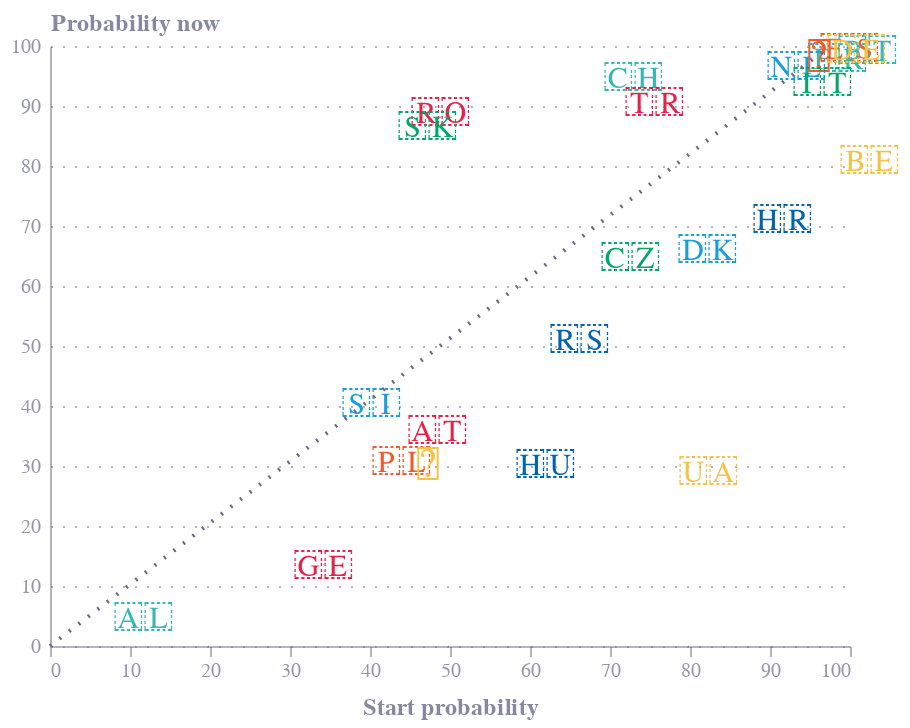

The notebook cell saved with this chart:
### Markdown cell above
# Update

### Code cell
flag_emoji = {
  "france": "🇫🇷",
  "spain": "🇪🇸",
  "netherlands": "🇳🇱",
  "belgium": "🇧🇪",
  "england": "🏴",
  "portugal": "🇵🇹",
  "italy": "🇮🇹",
  "germany": "🇩🇪",
  "croatia": "🇭🇷",
  "denmark": "🇩🇰",
  "switzerland": "🇨🇭",
  "ukraine": "🇺🇦",
  "austria": "🇦🇹",
  "serbia": "🇷🇸",
  "hungary": "🇭🇺",
  "poland": "🇵🇱",
  "turkey": "🇹🇷",
  "czech rep": "🇨🇿",
  "scotland": "🏴",
  "slovenia": "🇸🇮",
  "romania": "🇷🇴",
  "slovakia": "🇸🇰",
  "georgia": "🇬🇪",
  "albania": "🇦🇱"
}

df = pd.read_csv("euros-sim-summary-2024-06-19.csv")
series = {
    'Freq.l16' : "Last 16",
    'Freq.qf' : "Quarter Finals",
    'Freq.sf' : "Semi Finals",
    'Freq.f' : "Final",
    'Freq' : "Win"
}

df = df.rename(columns=series)

df['Win'] = df['Win'].fillna(0)
df = df[['team1', 'Last 16']]
updated_df = df.copy()

df = pd.merge(unmelted_df[['team1', 'elostrength1', 'Last 16']] , df, on='team1', suffixes=('_before', '_after'))

df['flag'] = df['team1'].map(flag_emoji)

base = alt.Chart(df).encode(
    x=alt.X('Last 16_before:Q',
            axis=alt.Axis(titleY=25),
            scale=alt.Scale(zero=False),
             title='Start probability'),
    y=alt.Y('Last 16_after:Q', 
            axis=alt.Axis(titleY=-5),
            title="Probability now"),
    color=alt.Color('team1:N',
                    legend=None
    )
)

circles = base.mark_circle()

flag = base.mark_text(
    align='left',
    baseline='middle',
    dx=5,
    dy=0,
    fontSize=20
).encode(
    text='flag:N',
)

diagonal = pd.DataFrame({'x': [0, df['Last 16_before'].max()], 'y': [0, df['Last 16_after'].max()]})
diagonal = alt.Chart(diagonal).mark_line(
    strokeDash=[1,5],
    color='#676A86').encode(
    x='x:Q',
    y='y:Q'
)

labels = base.mark_text(
    align='left',
    baseline='middle',
    dx=5,
    dy=0,
).encode(
    text='team1:N',
    color=alt.value('#676A86'),
    opacity=alt.value(0.8)
)

chart = (flag  + diagonal )

chart

### Figure 1 — Vega-Lite specification as saved in the notebook (floating-point values rounded to 4 significant figures)
{"config": {"font": "Circular Std", "mark": {"line": {"interpolate": "monotone"}}, "view": {"stroke": "transparent", "width": 400, "height": 300}, "range": {"category": ["#36B7B4", "#E6224B", "#F4C245", "#0063AF", "#00A767", "#179FDB", "#EB5C2E"], "diverging": ["#E6224B", "#E54753", "#C9C9C9", "#179FDB", "#122B39"], "heatmap": ["#C9C9C9", "#179FDB", "#0063AF", "#122B39"], "ordinal": ["#00A767", "#36B7B4", "#179FDB", "#0063AF", "#243B5A"]}, "axisX": {"domainColor": "#676A86", "domainOpacity": 0.5, "grid": false, "labelAngle": 0, "labelColor": "#676A86", "labelOpacity": 0.7, "orient": "bottom", "tickColor": "#676A86", "tickCount": 10, "tickOpacity": 0.5, "title": false, "titleAlign": "center", "titleAnchor": "middle", "titleColor": "#676A86", "titleFontSize": 12, "titleOpacity": 0.8, "titleY": -15}, "axisY": {"domainColor": "#676A86", "domainOpacity": 0.5, "gridColor": "#676A86", "gridDash": [1, 5], "gridOpacity": 0.5, "labelColor": "#676A86", "labelOpacity": 0.7, "labelPadding": 5, "tickColor": "#676A86", "tickCount": 8, "tickOpacity": 0.5, "ticks": false, "titleAlign": "left", "titleAngle": 0, "titleBaseline": "bottom", "titleColor": "#676A86", "titleFontSize": 12, "titleOpacity": 0.8, "titleX": 0, "titleY": -7}}, "layer": [{"data": {"name": "data-46d345c95d53e6800c9c690049f4b4d9"}, "mark": {"type": "text", "align": "left", "baseline": "middle", "dx": 5, "dy": 0, "fontSize": 20}, "encoding": {"color": {"field": "team1", "legend": null, "type": "nominal"}, "text": {"field": "flag", "type": "nominal"}, "x": {"axis": {"titleY": 25}, "field": "Last 16_before", "scale": {"zero": false}, "title": "Start probability", "type": "quantitative"}, "y": {"axis": {"titleY": -5}, "field": "Last 16_after", "title": "Probability now", "type": "quantitative"}}}, {"data": {"name": "data-ad2cb9aad29f36a19f3f811234c2e3b8"}, "mark": {"type": "line", "color": "#676A86", "strokeDash": [1, 5]}, "encoding": {"x": {"field": "x", "type": "quantitative"}, "y": {"field": "y", "type": "quantitative"}}}], "$schema": "https://vega.github.io/schema/vega-lite/v5.8.0.json", "datasets": {"data-46d345c95d53e6800c9c690049f4b4d9": [{"team1": "france", "elostrength1": 1411.0, "Last 16_before": 93.38, "Last 16_after": 98.19, "flag": "🇫🇷"}, {"team1": "spain", "elostrength1": 1389.0, "Last 16_before": 94.84, "Last 16_after": 99.84, "flag": "🇪🇸"}, {"team1": "netherlands", "elostrength1": 1366.0, "Last 16_before": 88.22, "Last 16_after": 96.91, "flag": "🇳🇱"}, {"team1": "belgium", "elostrength1": 1361.0, "Last 16_before": 97.33, "Last 16_after": 81.1, "flag": "🇧🇪"}, {"team1": "england", "elostrength1": 1358.0, "Last 16_before": 93.41, "Last 16_after": 98.22, "flag": "🏴"}, {"team1": "portugal", "elostrength1": 1354.0, "Last 16_before": 97.09, "Last 16_after": 99.52, "flag": "🇵🇹"}, {"team1": "italy", "elostrength1": 1347.0, "Last 16_before": 91.48, "Last 16_after": 94.21, "flag": "🇮🇹"}, {"team1": "germany", "elostrength1": 1329.0, "Last 16_before": 95.77, "Last 16_after": 99.74, "flag": "🇩🇪"}, {"team1": "croatia", "elostrength1": 1307.0, "Last 16_before": 86.48, "Last 16_after": 71.33, "flag": "🇭🇷"}, {"team1": "denmark", "elostrength1": 1257.0, "Last 16_before": 77.17, "Last 16_after": 66.4, "flag": "🇩🇰"}, {"team1": "switzerland", "elostrength1": 1240.0, "Last 16_before": 67.82, "Last 16_after": 94.93, "flag": "🇨🇭"}, {"team1": "ukraine", "elostrength1": 1220.0, "Last 16_before": 77.23, "Last 16_after": 29.29, "flag": "🇺🇦"}, {"team1": "austria", "elostrength1": 1204.0, "Last 16_before": 43.4, "Last 16_after": 36.2, "flag": "🇦🇹"}, {"team1": "serbia", "elostrength1": 1204.0, "Last 16_before": 61.11, "Last 16_after": 51.28, "flag": "🇷🇸"}, {"team1": "hungary", "elostrength1": 1201.0, "Last 16_before": 56.92, "Last 16_after": 30.49, "flag": "🇭🇺"}, {"team1": "poland", "elostrength1": 1181.0, "Last 16_before": 38.91, "Last 16_after": 31.01, "flag": "🇵🇱"}, {"team1": "turkey", "elostrength1": 1177.0, "Last 16_before": 70.53, "Last 16_after": 90.89, "flag": "🇹🇷"}, {"team1": "czech rep", "elostrength1": 1170.0, "Last 16_before": 67.54, "Last 16_after": 64.95, "flag": "🇨🇿"}, {"team1": "scotland", "elostrength1": 1162.0, "Last 16_before": 44.56, "Last 16_after": 30.23, "flag": "🏴"}, {"team1": "slovenia", "elostrength1": 1123.0, "Last 16_before": 35.18, "Last 16_after": 40.63, "flag": "🇸🇮"}, {"team1": "romania", "elostrength1": 1111.0, "Last 16_before": 43.8, "Last 16_after": 89.2, "flag": "🇷🇴"}, {"team1": "slovakia", "elostrength1": 1097.0, "Last 16_before": 42.07, "Last 16_after": 86.8, "flag": "🇸🇰"}, {"team1": "georgia", "elostrength1": 1059.0, "Last 16_before": 29.16, "Last 16_after": 13.69, "flag": "🇬🇪"}, {"team1": "albania", "elostrength1": 1037.0, "Last 16_before": 6.6, "Last 16_after": 4.95, "flag": "🇦🇱"}], "data-ad2cb9aad29f36a19f3f811234c2e3b8": [{"x": 0.0, "y": 0.0}, {"x": 97.33, "y": 99.84}]}}
